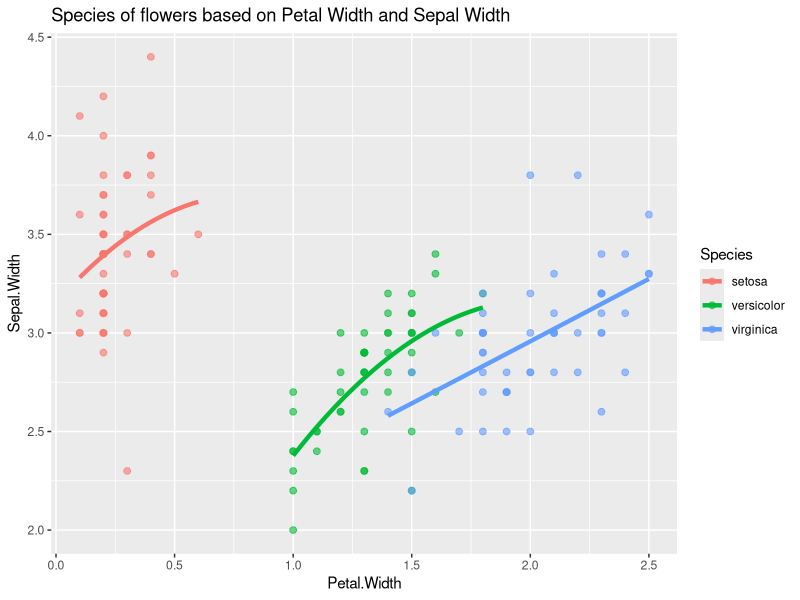

Reproduce this figure in R.
# install.packages("tidyverse")
library(tidyverse)
data()
?iris

ggplot(data=iris, 
       mapping= aes(x = Petal.Width,
                    y = Sepal.Width,
                    color = Species)) + 
  geom_point(size=2, alpha=0.6) +
  geom_smooth(se=FALSE, 
              method = "lm", 
              formula = y~poly(x,2), 
              linewidth = 1.5) +
labs(title = "Species of flowers based on Petal Width and Sepal Width")
